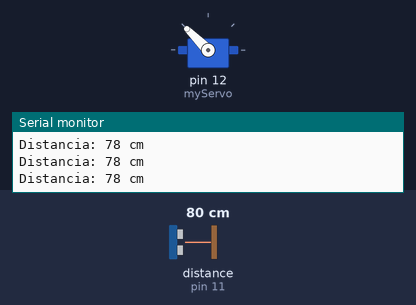
A sketch run on a simulated Arduino Uno, built with avr-gcc and run on an emulated ATmega328P. Parts: servo, the last lines printed to the serial monitor. Wiring (inferred from the names in the program): ultrasonic range finder: trigger pin 10; echo pin 11. Inputs (shaded band) come from the test bench; at power-on: distance to the obstacle (sensor on pin 11) 80 cm. The echo pulse lasts 58.3 µs per cm.

Above: at 1.3 s.
1.4 s: distance to the obstacle (sensor on pin 11) set to 18 cm
2.9 s: distance to the obstacle (sensor on pin 11) set to 14 cm
At 3.3 s:
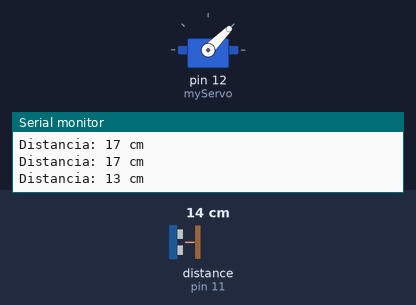
4.5 s: distance to the obstacle (sensor on pin 11) set to 35 cm
At 5.7 s:
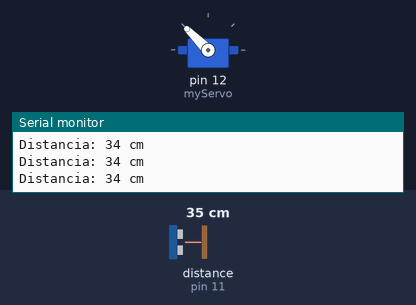
6.0 s: distance to the obstacle (sensor on pin 11) set to 2 cm
At 7.3 s:
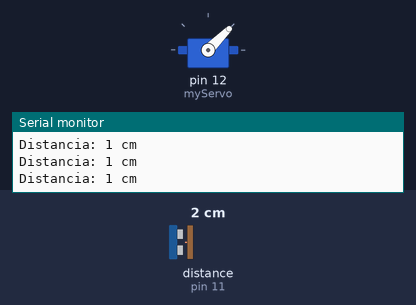
Timing chart, 0 to 8.5 s (numbered marks = the images above; inputs shaded):
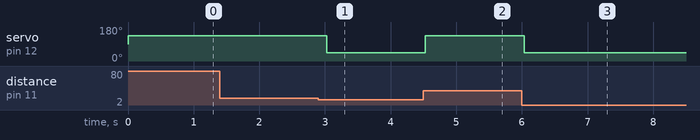

The sketch:

prueba_con_cm_servo_distancia.ino
```cpp
#include <Servo.h>

Servo myServo; // Crear un objeto servo

const int trigPin = 10;  // Pin de Trigger del sensor
const int echoPin = 11;  // Pin de Echo del sensor

void setup() {
  myServo.attach(12);  // Conectar el servomotor al pin 11
  pinMode(trigPin, OUTPUT); // Configurar el pin de Trigger como salida
  pinMode(echoPin, INPUT);  // Configurar el pin de Echo como entrada
  myServo.write(90); // Posición inicial del servo (90 grados)
  Serial.begin(9600); // Inicializar la comunicación serial
}

void loop() {
  long duration, distance;

  // Enviar un pulso al sensor de ultrasonido
  digitalWrite(trigPin, LOW);
  delayMicroseconds(2);
  digitalWrite(trigPin, HIGH);
  delayMicroseconds(10);
  digitalWrite(trigPin, LOW);

  // Leer el tiempo del pulso de eco
  duration = pulseIn(echoPin, HIGH);

  // Calcular la distancia en cm
  distance = duration * 0.034 / 2;

  Serial.print("Distancia: ");
  Serial.print(distance);
  Serial.println(" cm");

  // Controlar el servomotor según la distancia
  if (distance >= 15) {
    myServo.write(135); // Mover 45 grados a la derecha
  } else {
    myServo.write(45); // Mover 45 grados a la izquierda
  }

  delay(500); // Esperar medio segundo antes de la siguiente lectura
}
```

Measured:
- the behaviour switches between 16 and 15 cm on distance to the obstacle (sensor on pin 11) (found by bisection; images 0 and 1)
- after the input at 2.9 s, servo on pin 12 (myServo): 135° → 45° after 0.12 s
- after the input at 4.5 s, servo on pin 12 (myServo): 45° → 135° at once
- after the input at 6.0 s, servo on pin 12 (myServo): 135° → 45° at once
